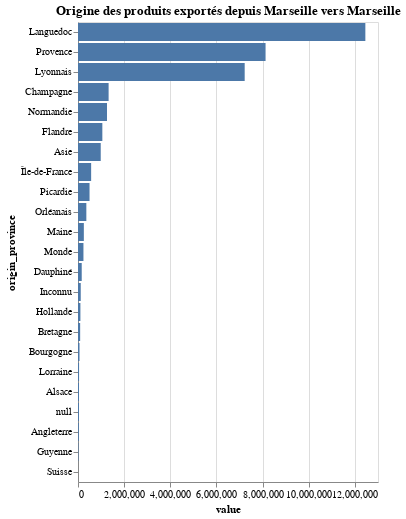

The notebook cell this image was saved under:
### Code cell
visualise(marseille_bucket_data, 'Origine des produits exportés depuis Marseille vers Marseille')

### Figure 1 — Vega-Lite specification as saved in the notebook (floating-point values rounded to 4 significant figures)
{"$schema": "https://vega.github.io/schema/vega-lite/v5.json", "data": {"values": [{"origin_province": "Provence", "total_value": 8128000.0}, {"origin_province": null, "total_value": 42897}, {"origin_province": "Bourgogne", "total_value": 65460.0}, {"origin_province": "Dauphiné", "total_value": 161500.0}, {"origin_province": "Languedoc", "total_value": 12450000.0}, {"origin_province": "Lyonnais", "total_value": 7223000.0}, {"origin_province": "Île-de-France", "total_value": 569400}, {"origin_province": "Normandie", "total_value": 1257000.0}, {"origin_province": "Monde", "total_value": 236000.0}, {"origin_province": "Inconnu", "total_value": 118739}, {"origin_province": "Orléanais", "total_value": 361464}, {"origin_province": "Picardie", "total_value": 499900.0}, {"origin_province": "Champagne", "total_value": 1327000.0}, {"origin_province": "Angleterre", "total_value": 35733}, {"origin_province": "Flandre", "total_value": 1055000.0}, {"origin_province": "Maine", "total_value": 253363}, {"origin_province": "Guyenne", "total_value": 18789}, {"origin_province": "Hollande", "total_value": 104070}, {"origin_province": "Asie", "total_value": 985000}, {"origin_province": "Suisse", "total_value": 752.5}, {"origin_province": "Bretagne", "total_value": 93348}, {"origin_province": "Alsace", "total_value": 43524}, {"origin_province": "Lorraine", "total_value": 45990.0}]}, "encoding": {"x": {"field": "total_value", "title": "value", "type": "quantitative"}, "y": {"field": "origin_province", "sort": "-x", "title": "origin_province", "type": "nominal"}}, "mark": "bar", "title": "Origine des produits exportés depuis Marseille vers Marseille"}
